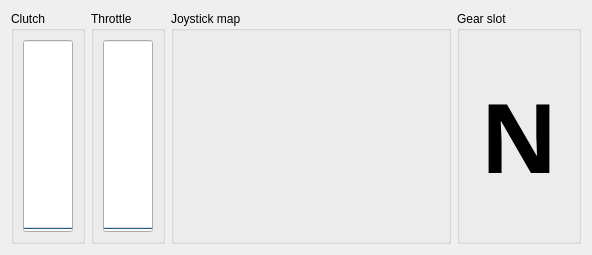
          <widget class="QWidget" name="monitorTab">
           <attribute name="title">
            <string>Monitor</string>
           </attribute>
           <layout class="QHBoxLayout" name="horizontalLayout">
            <item>
             <widget class="QGroupBox" name="groupBox_2">
              <property name="sizePolicy">
               <sizepolicy hsizetype="Minimum" vsizetype="Preferred">
                <horstretch>0</horstretch>
                <verstretch>0</verstretch>
               </sizepolicy>
              </property>
              <property name="title">
               <string>Clutch</string>
              </property>
              <layout class="QGridLayout" name="gridLayout_3">
               <item row="0" column="0">
                <widget class="QProgressBar" name="clutchProgressBar">
                 <property name="minimumSize">
                  <size>
                   <width>50</width>
                   <height>0</height>
                  </size>
                 </property>
                 <property name="maximum">
                  <number>65535</number>
                 </property>
                 <property name="value">
                  <number>0</number>
                 </property>
                 <property name="textVisible">
                  <bool>false</bool>
                 </property>
                 <property name="orientation">
                  <enum>Qt::Orientation::Vertical</enum>
                 </property>
                </widget>
               </item>
              </layout>
             </widget>
            </item>
            <item>
             <widget class="QGroupBox" name="groupBox_9">
              <property name="sizePolicy">
               <sizepolicy hsizetype="Minimum" vsizetype="Preferred">
                <horstretch>0</horstretch>
                <verstretch>0</verstretch>
               </sizepolicy>
              </property>
              <property name="title">
               <string>Throttle</string>
              </property>
              <layout class="QGridLayout" name="gridLayout_2">
               <item row="0" column="0">
                <widget class="QProgressBar" name="throttleProgressBar">
                 <property name="minimumSize">
                  <size>
                   <width>50</width>
                   <height>0</height>
                  </size>
                 </property>
                 <property name="maximum">
                  <number>65535</number>
                 </property>
                 <property name="value">
                  <number>0</number>
                 </property>
                 <property name="textVisible">
                  <bool>false</bool>
                 </property>
                 <property name="orientation">
                  <enum>Qt::Orientation::Vertical</enum>
                 </property>
                </widget>
               </item>
              </layout>
             </widget>
            </item>
            <item>
             <widget class="QGroupBox" name="shifterMapGroupBox">
              <property name="sizePolicy">
               <sizepolicy hsizetype="Expanding" vsizetype="Preferred">
                <horstretch>0</horstretch>
                <verstretch>0</verstretch>
               </sizepolicy>
              </property>
              <property name="title">
               <string>Joystick map</string>
              </property>
              <layout class="QGridLayout" name="gridLayout_4">
               <item row="0" column="0">
                <widget class="QGraphicsView" name="hshifter_graphicsView">
                 <property name="styleSheet">
                  <string notr="true">background: transparent</string>
                 </property>
                 <property name="frameShape">
                  <enum>QFrame::Shape::NoFrame</enum>
                 </property>
                 <property name="verticalScrollBarPolicy">
                  <enum>Qt::ScrollBarPolicy::ScrollBarAlwaysOff</enum>
                 </property>
                 <property name="horizontalScrollBarPolicy">
                  <enum>Qt::ScrollBarPolicy::ScrollBarAlwaysOff</enum>
                 </property>
                 <property name="alignment">
                  <set>Qt::AlignmentFlag::AlignLeading|Qt::AlignmentFlag::AlignLeft|Qt::AlignmentFlag::AlignTop</set>
                 </property>
                 <property name="renderHints">
                  <set>QPainter::RenderHint::Antialiasing|QPainter::RenderHint::SmoothPixmapTransform|QPainter::RenderHint::TextAntialiasing</set>
                 </property>
                </widget>
               </item>
              </layout>
             </widget>
            </item>
            <item>
             <widget class="QGroupBox" name="groupBox_4">
              <property name="minimumSize">
               <size>
                <width>120</width>
                <height>0</height>
               </size>
              </property>
              <property name="font">
               <font>
                <family>Segoe UI</family>
               </font>
              </property>
              <property name="title">
               <string>Gear slot</string>
              </property>
              <layout class="QHBoxLayout" name="horizontalLayout_2">
               <item>
                <widget class="QLabel" name="gearLabel">
                 <property name="minimumSize">
                  <size>
                   <width>100</width>
                   <height>0</height>
                  </size>
                 </property>
                 <property name="font">
                  <font>
                   <family>Bahnschrift</family>
                   <pointsize>72</pointsize>
                   <italic>false</italic>
                   <bold>true</bold>
                  </font>
                 </property>
                 <property name="text">
                  <string>N</string>
                 </property>
                 <property name="alignment">
                  <set>Qt::AlignmentFlag::AlignCenter</set>
                 </property>
                </widget>
               </item>
              </layout>
             </widget>
            </item>
           </layout>
          </widget>
